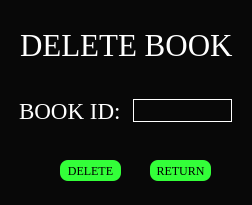
<?xml version="1.0" encoding="UTF-8"?>
<ui version="4.0">
 <class>Delete_Book</class>
 <widget class="QMainWindow" name="Delete_Book">
  <property name="geometry">
   <rect>
    <x>0</x>
    <y>0</y>
    <width>252</width>
    <height>205</height>
   </rect>
  </property>
  <property name="windowTitle">
   <string>MainWindow</string>
  </property>
  <property name="styleSheet">
   <string notr="true">background-color: rgb(8, 8, 8);
font-family: Times New Roman;
COLOR: WHITE

</string>
  </property>
  <widget class="QWidget" name="centralwidget">
   <widget class="QFrame" name="formFrame">
    <property name="geometry">
     <rect>
      <x>10</x>
      <y>90</y>
      <width>231</width>
      <height>41</height>
     </rect>
    </property>
    <property name="font">
     <font>
      <family>Times New Roman</family>
      <pointsize>15</pointsize>
     </font>
    </property>
    <layout class="QFormLayout" name="formLayout">
     <item row="0" column="0">
      <widget class="QLabel" name="bookIdLabel">
       <property name="font">
        <font>
         <family>Times New Roman</family>
         <pointsize>17</pointsize>
        </font>
       </property>
       <property name="text">
        <string>BOOK ID: </string>
       </property>
      </widget>
     </item>
     <item row="0" column="1">
      <widget class="QLineEdit" name="txtbookid">
       <property name="font">
        <font>
         <family>Times New Roman</family>
         <pointsize>15</pointsize>
        </font>
       </property>
       <property name="styleSheet">
        <string notr="true">QLineEdit{
	border: 1px solid white;

}</string>
       </property>
      </widget>
     </item>
    </layout>
   </widget>
   <widget class="QLabel" name="label">
    <property name="geometry">
     <rect>
      <x>20</x>
      <y>20</y>
      <width>221</width>
      <height>51</height>
     </rect>
    </property>
    <property name="font">
     <font>
      <family>Times New Roman</family>
      <pointsize>23</pointsize>
     </font>
    </property>
    <property name="text">
     <string>DELETE BOOK</string>
    </property>
   </widget>
   <widget class="QToolButton" name="btn_delete">
    <property name="geometry">
     <rect>
      <x>60</x>
      <y>160</y>
      <width>61</width>
      <height>21</height>
     </rect>
    </property>
    <property name="styleSheet">
     <string notr="true">QToolButton { 
	background-color: #33ff39;
	border: 2px;
	border-radius: 8px;
	FONT: 12PX;
	COLOR: BLACK;

					
 }

QToolButton:pressed {
    background-color: qlineargradient(x1: 0, y1: 0, x2: 0, y2: 1,
                                      stop: 0 #dadbde, stop: 1 #f6f7fa);}</string>
    </property>
    <property name="text">
     <string>DELETE</string>
    </property>
   </widget>
   <widget class="QToolButton" name="btn_return">
    <property name="geometry">
     <rect>
      <x>150</x>
      <y>160</y>
      <width>61</width>
      <height>21</height>
     </rect>
    </property>
    <property name="styleSheet">
     <string notr="true">QToolButton { 
	background-color: #33ff39;
	border: 2px;
	border-radius: 8px;
	FONT: 12PX;
	COLOR: BLACK;

					
 }

QToolButton:pressed {
    background-color: qlineargradient(x1: 0, y1: 0, x2: 0, y2: 1,
                                      stop: 0 #dadbde, stop: 1 #f6f7fa);}</string>
    </property>
    <property name="text">
     <string>RETURN</string>
    </property>
   </widget>
  </widget>
 </widget>
 <resources/>
 <connections/>
</ui>
